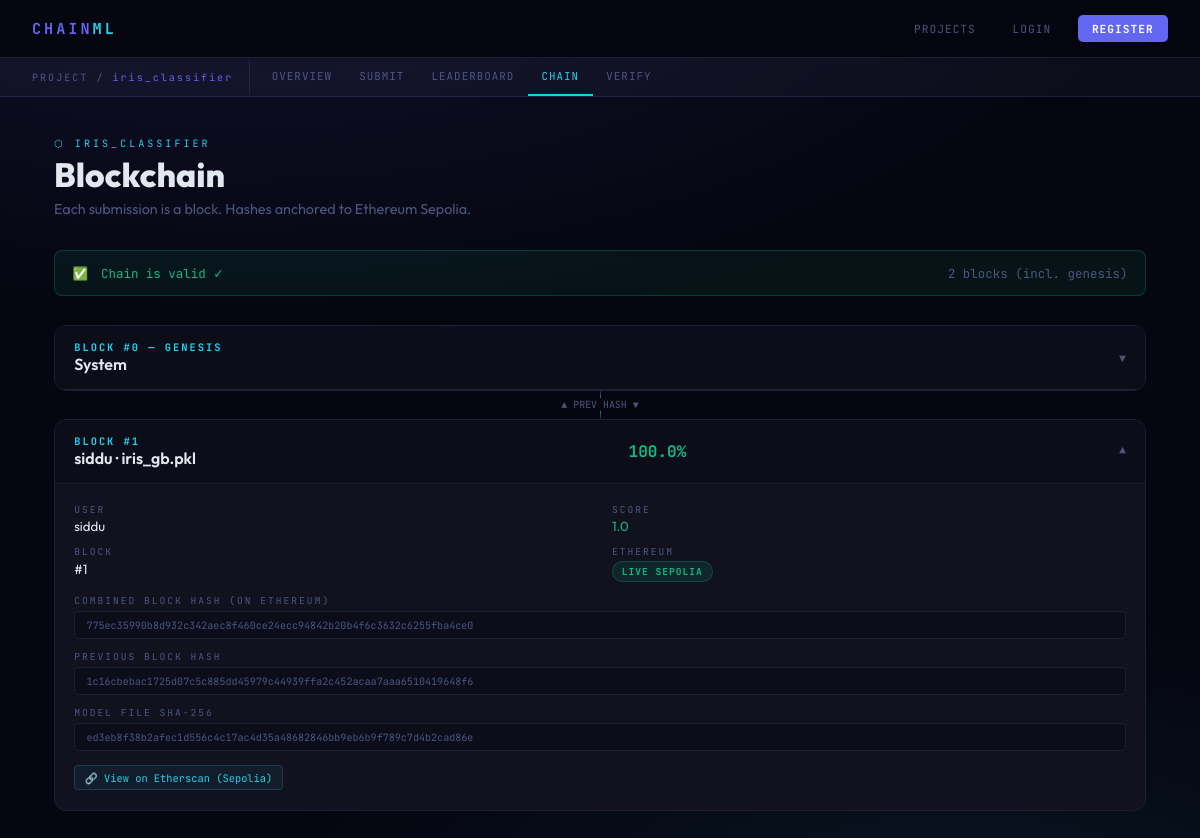
/project/1/chain, run on an earlier commit of the app's database.
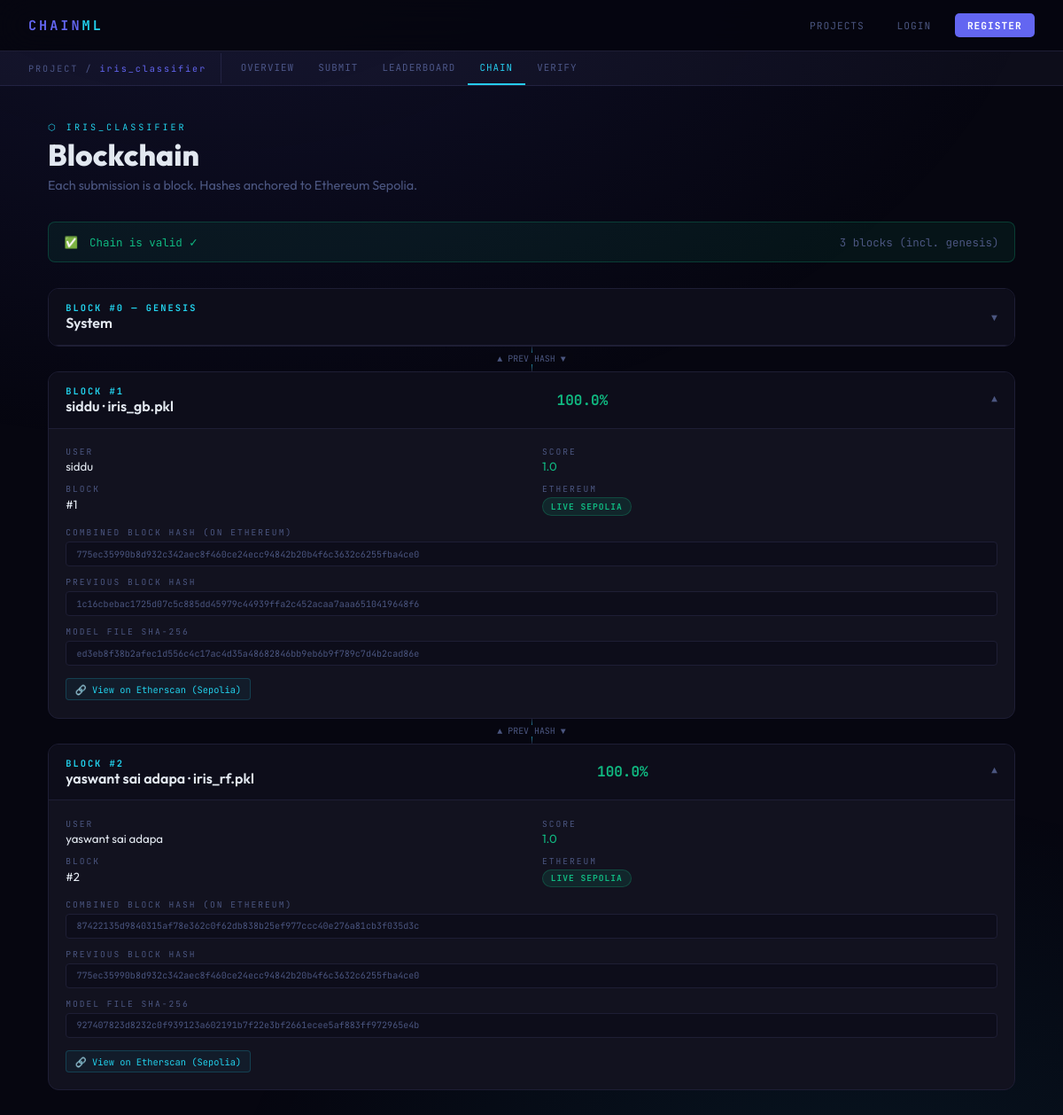
And on a later commit of the database.
### tables this page shows
CREATE TABLE submissions (
        id INTEGER PRIMARY KEY AUTOINCREMENT,
        project_id INTEGER NOT NULL,
        user_id INTEGER NOT NULL,
        model_filename TEXT NOT NULL,
        model_path TEXT NOT NULL,
        model_hash TEXT NOT NULL,
        verified_accuracy REAL NOT NULL,
        combined_hash TEXT NOT NULL,
        eth_tx_hash TEXT NOT NULL,
        eth_tx_url TEXT NOT NULL,
        eth_mode TEXT NOT NULL DEFAULT 'mock',
        block_index INTEGER NOT NULL,
        previous_hash TEXT NOT NULL,
        submitted_at REAL NOT NULL, f1_score REAL DEFAULT NULL, roc_auc REAL DEFAULT NULL, rmse REAL DEFAULT NULL, r2_score REAL DEFAULT NULL, model_card TEXT DEFAULT '',
        FOREIGN KEY(project_id) REFERENCES projects(id),
        FOREIGN KEY(user_id) REFERENCES users(id));

CREATE TABLE users (
        id INTEGER PRIMARY KEY AUTOINCREMENT,
        username TEXT NOT NULL UNIQUE,
        email TEXT NOT NULL UNIQUE,
        password_hash TEXT NOT NULL,
        created_at REAL NOT NULL);

### app.py (the view)
@app.route("/project/<int:pid>/chain")
def chain_view(pid):
    project = get_project(pid)
    if not project: return render_template("404.html"), 404
    subs = sorted(get_project_submissions(pid), key=lambda x: x["block_index"])
    valid, msg = True, "Chain is valid ✓"
    for sub in subs:
        recheck = combined_submission_hash(
            sub["model_hash"], sub["verified_accuracy"],
            sub["username"], pid, sub["submitted_at"], sub["previous_hash"])
        if recheck != sub["combined_hash"]:
            valid, msg = False, f"Block #{sub['block_index']} hash mismatch — tampered!"; break
    return render_template("chain.html", project=project, submissions=subs,
        chain_valid=valid, chain_msg=msg)

### app.py (called while the page is built)
@app.before_request
def load_user():
    uid = session.get("user_id")
    g.user = get_user_by_id(uid) if uid else None

@app.context_processor
def inject_user():
    return {"current_user": g.user}

### database.py (called while the page is built)
def get_conn():
    conn = sqlite3.connect(DB_PATH)
    conn.row_factory = sqlite3.Row
    conn.execute("PRAGMA foreign_keys = ON")
    return conn

def get_project(pid):
    conn = get_conn()
    row = conn.execute("""SELECT p.*, u.username AS owner_name
        FROM projects p JOIN users u ON p.owner_id=u.id WHERE p.id=?""", (pid,)).fetchone()
    conn.close(); return dict(row) if row else None

def get_project_submissions(pid):
    conn = get_conn()
    rows = conn.execute("""SELECT s.*, u.username FROM submissions s
        JOIN users u ON s.user_id=u.id WHERE s.project_id=?
        ORDER BY s.verified_accuracy DESC, s.submitted_at ASC""", (pid,)).fetchall()
    conn.close(); return [dict(r) for r in rows]

### hash_utils.py (called while the page is built)
def hash_dict(data):
    return hashlib.sha256(json.dumps(data, sort_keys=True).encode()).hexdigest()

### templates/chain.html (shortened to what this page needs)
{% extends "base.html" %}
{% block subnav %}
<div class="subnav">
  <div class="subnav-label">PROJECT / <span>{{ project.name }}</span></div>
  <a href="/project/{{ project.id }}">Overview</a>
  <a href="/project/{{ project.id }}/submit">Submit</a>
  <a href="/project/{{ project.id }}/leaderboard">Leaderboard</a>
  <a href="/project/{{ project.id }}/chain" class="active">Chain</a>
  <a href="/project/{{ project.id }}/verify">Verify</a>
</div>
{% endblock %}
{% block content %}
<div class="ph"><div class="ph-eye">⬡ {{ project.name }}</div><h1>Blockchain</h1>
<p>Each submission is a block. Hashes anchored to Ethereum Sepolia.</p></div>
<div class="validity {% if chain_valid %}ok{% else %}bad{% endif %}">
  <span>{% if chain_valid %}✅{% else %}⚠️{% endif %}</span>
  <span>{{ chain_msg }}</span>
  <span style="margin-left:auto;color:var(--muted)">{{ submissions|length + 1 }} blocks (incl. genesis)</span>
</div>
<div>
  <div class="blk" id="blk-0">
    <div class="blk-hdr" onclick="toggle(0)">
      <div><div class="blk-idx">BLOCK #0 — GENESIS</div><div style="font-weight:600">System</div></div>
      <div class="blk-toggle">▼</div>
    </div>
  </div>
  {% for s in submissions %}
  <div class="chain-link-line"><span>▲ PREV HASH ▼</span></div>
  <div class="blk open" id="blk-{{ s.block_index }}">
    <div class="blk-hdr" onclick="toggle({{ s.block_index }})">
      <div>
        <div class="blk-idx">BLOCK #{{ s.block_index }}</div>
        <div style="font-weight:600">{{ s.username }} · {{ s.model_filename[:28] }}{% if s.model_filename|length > 28 %}…{% endif %}</div>
      </div>
      <div class="blk-acc">{{ "%.1f"|format(s.verified_accuracy*100) }}{% if project.task_type=='regression' %}R²{% else %}%{% endif %}</div>
      <div class="blk-toggle">▼</div>
    </div>
    <div class="blk-body"><div class="blk-inner">
      <div class="dg">
        <div><div class="dk">User</div><div class="dv">{{ s.username }}</div></div>
        <div><div class="dk">Score</div><div class="dv" style="color:var(--green)">{{ s.verified_accuracy }}</div></div>
        <div><div class="dk">Block</div><div class="dv">#{{ s.block_index }}</div></div>
        <div><div class="dk">Ethereum</div><div class="dv">{% if s.eth_mode=='real' %}<span class="badge badge-green">Live Sepolia</span>{% else %}<span class="badge badge-mock">Mock</span>{% endif %}</div></div>
      </div>
      <div class="hash-lbl">Combined Block Hash (on Ethereum)</div><div class="hash">{{ s.combined_hash }}</div>
      <div class="hash-lbl">Previous Block Hash</div><div class="hash">{{ s.previous_hash }}</div>
      <div class="hash-lbl">Model File SHA-256</div><div class="hash">{{ s.model_hash }}</div>
      <div style="margin-top:.9rem;">
        <a href="{{ s.eth_tx_url }}" target="_blank" class="eth-link">🔗 {% if s.eth_mode=='real' %}View on Etherscan (Sepolia){% else %}Etherscan (mock demo){% endif %}</a>
      </div>
    </div></div>
  </div>
  {% endfor %}
</div>
{% endblock %}

What changed in the data, as far as the page shows it:
added submissions: block_index "2", username "yaswant sai adapa", model_filename "iris_rf.pkl", s.verified_accuracy*100 "100.0", verified_accuracy "1.0", eth_mode "LIVE SEPOLIA", combined_hash "87422135d9840315af78e362c0f62db838b25ef977ccc40e276a81cb3f035d3c", previous_hash "775ec35990b8d932c342aec8f460ce24ecc94842b20b4f6c3632c6255fba4ce0", model_hash "927407823d8232c0f939123a602191b7f22e3bf2661ecee5af883ff972965e4b"
Also different on the page:
{{ submissions|length + 1 }}: "2" → "3"
